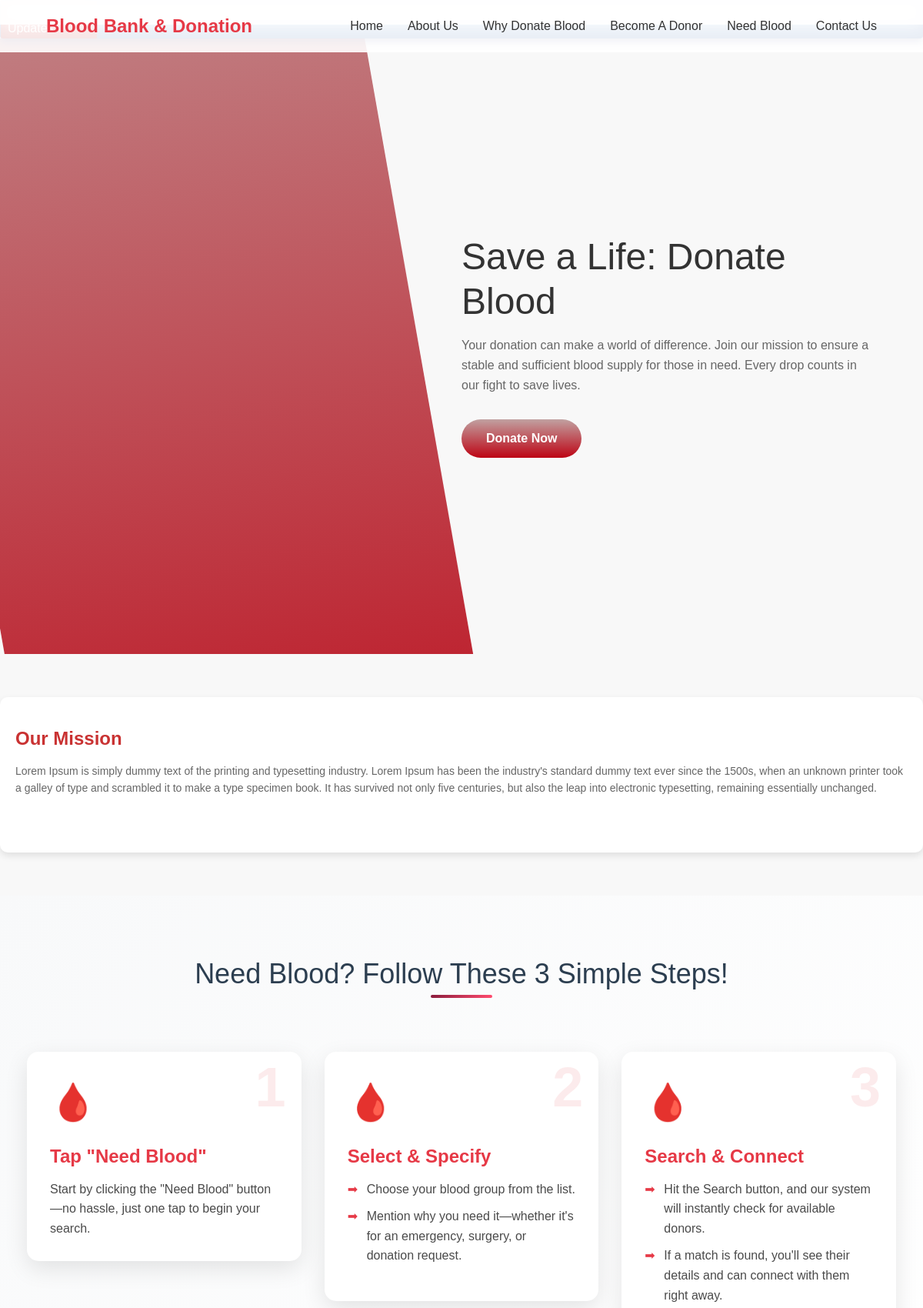
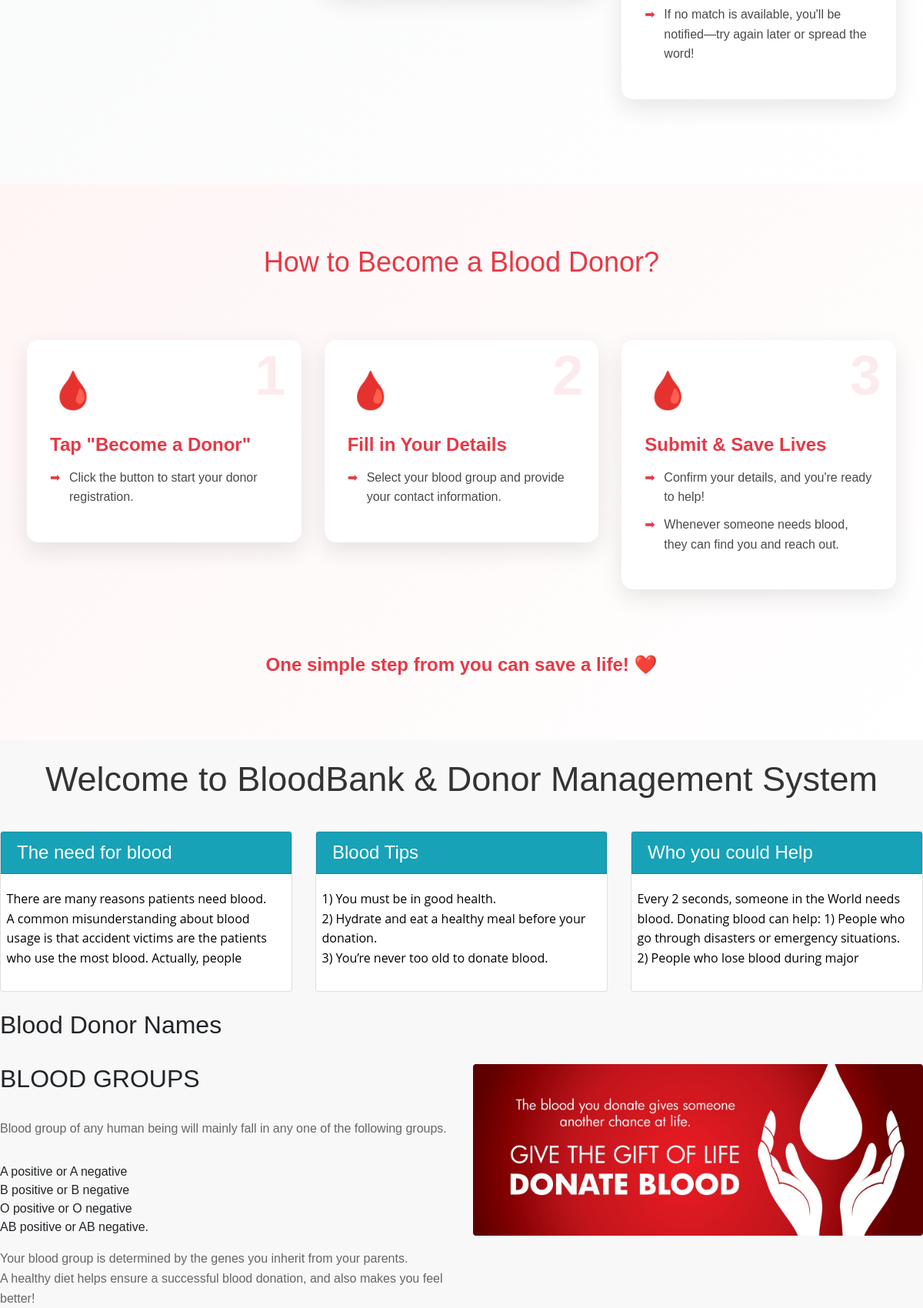
The app's page /home.php (upper part) with its own data (2 pictures, top to bottom).
### tables this page shows
create table pages(
page_id int NOT NULL auto_increment UNIQUE,
page_name varchar(255) NOT NULL,
page_type varchar(255) NOT NULL,
page_data longtext NOT NULL
);

### home.php (the view, shortened to what this page needs)
<!DOCTYPE html>
<html lang="en">
<head>
  <link rel="stylesheet" href="https://maxcdn.bootstrapcdn.com/bootstrap/4.5.2/css/bootstrap.min.css">
</head>
<body>
<div class="header">
<?php
include('head.php'); ?>
</div>
<?php include'ticker.php'; ?>
  <div id="page-container" style=" position: relative;min-height: 84vh;   ">
    <div class="">
    <div id="content-wrap"style="padding-bottom:75px;">
  <div id="demo" class="carousel slide" data-ride="carousel">
  <section class="hero">
        <div class="red-shape" style="
            position: absolute;
            left: -5%;
            top: -50%;
            width: 50%;
            height: 200%;
background: linear-gradient(to bottom, rgb(193 161 161), rgb(189 4 20));                        transform: rotate(-10deg);
            z-index: -1;
        "></div>
        <div class="hero-content">
            <h1>Save a Life: Donate Blood</h1>
            <p>Your donation can make a world of difference. Join our mission to ensure a stable and sufficient blood supply for those in need. Every drop counts in our fight to save lives.</p>
            <a href="donate_blood.php" class="cta-button" style="">Donate Now</a>
        </div>
    </section>
    <section class="mission-section">
        <h2 class="mission-title">Our Mission</h2>
        <p class="mission-text">
            Lorem Ipsum is simply dummy text of the printing and typesetting industry. Lorem Ipsum has been the industry's standard dummy text ever since the 1500s, when an unknown printer took a galley of type and scrambled it to make a type specimen book. It has survived not only five centuries, but also the leap into electronic typesetting, remaining essentially unchanged.
        </p>
    </section>
  </div>
<section class="steps-section">
        <div class="container">
            <div class="steps-header">
                <h2>Need Blood? Follow These 3 Simple Steps!</h2>
            </div>
            <div class="steps-container">
                <div class="step-card">
                    <div class="step-number">1</div>
                    <div class="step-icon">🩸</div>
                    <h3 class="step-title">Tap "Need Blood"</h3>
                    <div class="step-description">
                        Start by clicking the "Need Blood" button—no hassle, just one tap to begin your search.
                    </div>
                </div>
                <div class="step-card">
                    <div class="step-number">2</div>
                    <div class="step-icon">🩸</div>
                    <h3 class="step-title">Select & Specify</h3>
                    <div class="step-description">
                        <ul>
                            <li>Choose your blood group from the list.</li>
                            <li>Mention why you need it—whether it's for an emergency, surgery, or donation request.</li>
                        </ul>
                    </div>
                </div>
                <div class="step-card">
                    <div class="step-number">3</div>
                    <div class="step-icon">🩸</div>
                    <h3 class="step-title">Search & Connect</h3>
                    <div class="step-description">
                        <ul>
                            <li>Hit the Search button, and our system will instantly check for available donors.</li>
                            <li>If a match is found, you'll see their details and can connect with them right away.</li>
                            <li>If no match is available, you'll be notified—try again later or spread the word!</li>
                        </ul>
                    </div>
                </div>
            </div>
        </div>
    </section>
    <section class="donor-steps-section">
        <div class="container">
            <div class="section-header">
                <h2>How to Become a Blood Donor?</h2>
            </div>
            <div class="steps-container">
                <div class="step-card">
                    <div class="step-icon">🩸</div>
                    <div class="step-number">1</div>
                    <h3 class="step-title">Tap "Become a Donor"</h3>
                    <div class="step-description">
                        <ul>
                            <li>Click the button to start your donor registration.</li>
                        </ul>
                    </div>
                </div>
                <div class="step-card">
                    <div class="step-icon">🩸</div>
                    <div class="step-number">2</div>
                    <h3 class="step-title">Fill in Your Details</h3>
                    <div class="step-description">
                        <ul>
                            <li>Select your blood group and provide your contact information.</li>
                        </ul>
                    </div>
                </div>
                <div class="step-card">
                    <div class="step-icon">🩸</div>
                    <div class="step-number">3</div>
                    <h3 class="step-title">Submit & Save Lives</h3>
                    <div class="step-description">
                        <ul>
                            <li>Confirm your details, and you're ready to help!</li>
                            <li>Whenever someone needs blood, they can find you and reach out.</li>
                        </ul>
                    </div>
                </div>
            </div>
            <div class="cta-message">
                One simple step from you can save a life! ❤️
            </div>
        </div>
    </section>
<br>
        <h1 style="text-align:center;font-size:45px;">Welcome to BloodBank & Donor Management System</h1>
<br>
        <div class="row">
            <div class="col-lg-4 mb-4">
                <div class="card">
                    <h4 class="card-header card bg-info text-white" >The need for blood</h4>
                        <p class="card-body overflow-auto" style="padding-left:2%;height:120px;text-align:left;">
                          <?php
                            include 'conn.php';
                            $sql=$sql= "select * from pages where page_type='needforblood'";
                            $result=mysqli_query($conn,$sql);
                            if(mysqli_num_rows($result)>0)   {
                                while($row = mysqli_fetch_assoc($result)) {
                                  echo $row['page_data'];
                                }
                              }
                           ?>
                         </p>
                </div>
            </div>
            <div class="col-lg-4 mb-4">
                <div class="card">
                    <h4 class="card-header card bg-info text-white">Blood Tips</h4>
                    <p class="card-body overflow-auto" style="padding-left:2%;height:120px;text-align:left;">
                      <?php
                        include 'conn.php';
                        $sql=$sql= "select * from pages where page_type='bloodtips'";
                        $result=mysqli_query($conn,$sql);
                        if(mysqli_num_rows($result)>0)   {
                            while($row = mysqli_fetch_assoc($result)) {
                              echo $row['page_data'];
                            }
                          }
                       ?>
                     </p>
                        </div>
            </div>
            <div class="col-lg-4 mb-4">
                <div class="card">
                    <h4 class="card-header card bg-info text-white" >Who you could Help</h4>
                    <p class="card-body overflow-auto" style="padding-left:2%;height:120px;text-align:left;">
                      <?php
                        include 'conn.php';
                        $sql=$sql= "select * from pages where page_type='whoyouhelp'";
                        $result=mysqli_query($conn,$sql);
                        if(mysqli_num_rows($result)>0)   {
                            while($row = mysqli_fetch_assoc($result)) {
                              echo $row['page_data'];
                            }
                          }
                       ?>
                     </p>
                        </div>
            </div>
</div>
        <h2>Blood Donor Names</h2>
<br>
        <div class="row">
            <div class="col-lg-6">
                <h2>BLOOD GROUPS</h2>
                <p>
                  <?php
                    include 'conn.php';
                    $sql=$sql= "select * from pages where page_type='bloodgroups'";
                    $result=mysqli_query($conn,$sql);
                    if(mysqli_num_rows($result)>0)   {
                        while($row = mysqli_fetch_assoc($result)) {
                          echo $row['page_data'];
                        }
                      }
                   ?></p>
            </div>
            <div class="col-lg-6">
                <img class="img-fluid rounded" src="image\blood_donationcover.jpeg" alt="" >
            </div>
        </div>
    </div>
  </div>
  <?php include('footer.php');?>
</div>
</body>
</html>

### home.php (style rules this page uses)
.hero { min-height: 100vh; display: flex; align-items: center; position: relative; overflow: hidden; }
.hero-content { width: 50%; margin-left: auto; padding-right: 5%; }
h1 { font-size: 3rem; color: #333; margin-bottom: 1rem; }
p { color: #666; line-height: 1.6; margin-bottom: 2rem; }
.cta-button { display: inline-block; background: linear-gradient(to bottom, rgb(193 161 161), rgb(189 4 20)); background-color:rgb(22, 18, 18); color: white; padding: 0.8rem 2rem; border-radius: 50px; text-decoration: none; font-weight: bold; transition: background-color 0.3s ease; }
.mission-section { max-width: 1500px; margin: 56px auto; padding: 40px 20px; background: white; border-radius: 10px; box-shadow: 0px 4px 10px rgba(0, 0, 0, 0.1); }
.mission-title { font-size: 24px; font-weight: bold; color:rgb(201, 50, 50); margin-bottom: 16px; }
.mission-text { color: #666666; line-height: 1.6; font-size: 14px; max-width: 100%; }
.steps-section { background: linear-gradient(135deg, #f8f9fa 0%, #ffffff 100%); padding: 80px 20px; }
.container { max-width: 1200px; margin: 0 auto; }
.steps-header { text-align: center; margin-bottom: 60px; }
.steps-header h2 { font-size: 36px; color: #2C3E50; margin-bottom: 20px; position: relative; display: inline-block; }
.steps-header h2::after { content: ''; position: absolute; bottom: -10px; left: 50%; transform: translateX(-50%); width: 80px; height: 4px; background: linear-gradient(90deg, #8B1D3D, #FF4B6E); border-radius: 2px; }
.steps-container { display: grid; grid-template-columns: repeat(3, 1fr); gap: 30px; margin-top: 40px; }
.step-card { background: white; border-radius: 20px; padding: 30px; box-shadow: 0 10px 30px rgba(0,0,0,0.1); transition: transform 0.3s ease, box-shadow 0.3s ease; position: relative; overflow: hidden; }
.step-number { font-size: 64px; font-weight: bold; color: rgba(139, 29, 61, 0.1); position: absolute; top: 10px; right: 20px; line-height: 1; }
.step-icon { font-size: 32px; color: #8B1D3D; margin-bottom: 20px; }
.step-title { font-size: 20px; font-weight: bold; color: #2C3E50; margin-bottom: 15px; }
.step-description { color: #666; line-height: 1.6; font-size: 15px; }
.step-description ul { list-style: none; margin-top: 10px; }
.step-description li { margin-bottom: 8px; position: relative; padding-left: 20px; }
.step-description li::before { content: '➡'; position: absolute; left: 0; color: #8B1D3D; }
.donor-steps-section { padding: 80px 20px; background: linear-gradient(135deg, #fff5f5 0%, #fff 100%); }
.section-header { text-align: center; margin-bottom: 60px; }
.section-header h2 { font-size: 36px; color: #e63946; margin-bottom: 20px; position: relative; display: inline-block; }
.section-header h2::after { content: ''; position: absolute; bottom: -10px; left: 0; width: 100%; height: 3px; background: linear-gradient(90deg, #e63946, #f1a7a7); transform: scaleX(0); transition: transform 0.3s ease; }
.steps-container { display: flex; justify-content: space-between; align-items: flex-start; flex-wrap: wrap; }
.step-card { flex-basis: calc(33.333% - 20px); background: white; border-radius: 15px; padding: 30px; box-shadow: 0 10px 30px rgba(0,0,0,0.1); transition: all 0.3s ease; position: relative; overflow: hidden; margin-bottom: 30px; }
.step-card::before { content: ''; position: absolute; top: -100%; left: 0; width: 100%; height: 100%; background: linear-gradient(135deg, rgba(230, 57, 70, 0.1) 0%, rgba(255, 255, 255, 0) 100%); transition: top 0.3s ease; }
.step-icon { font-size: 48px; margin-bottom: 20px; position: relative; z-index: 1; }
.step-number { position: absolute; top: 10px; right: 20px; font-size: 72px; font-weight: bold; color: rgba(230, 57, 70, 0.1); transition: all 0.3s ease; }
.step-title { font-size: 24px; font-weight: 600; color: #e63946; margin-bottom: 15px; }
.step-description { color: #4a4a4a; line-height: 1.6; font-size: 16px; }
.step-description ul { list-style-type: none; padding-left: 0; }
.step-description li { margin-bottom: 10px; padding-left: 25px; position: relative; }
.step-description li::before { content: '➡'; position: absolute; left: 0; color: #e63946; }
.cta-message { text-align: center; font-size: 24px; color: #e63946; margin-top: 50px; font-weight: 600; opacity: 0; transform: translateY(20px); animation: fadeInUp 0.5s ease forwards 0.5s; }

### records on screen
pages: page_data "There are many reasons patients need blood. A common misunderstanding about blood usage is that accident victims are the patients who use the most blood. Actually, people…"
pages: page_data "1) You must be in good health. 2) Hydrate and eat a healthy meal before your donation. 3) You’re never too old to donate blood."
pages: page_data "Every 2 seconds, someone in the World needs blood. Donating blood can help: 1) People who go through disasters or emergency situations. 2) People who lose blood during major…"
pages: page_data "Blood group of any human being will mainly fall in any one of the following groups. A positive or A negative B positive or B negative O positive or O negative AB positive or AB negative. Your blood group is determined by the genes you inherit from your parents. A healthy diet helps ensure a successful blood donation, and also makes you feel better!"
